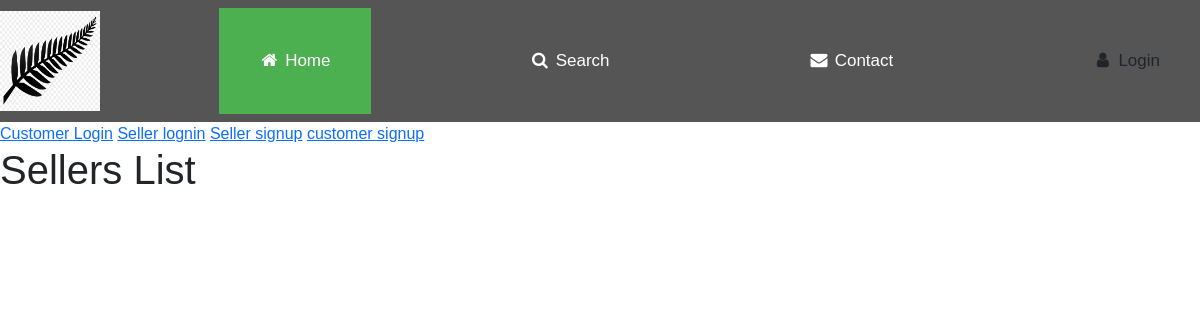
/, run on an earlier commit of the app's database.
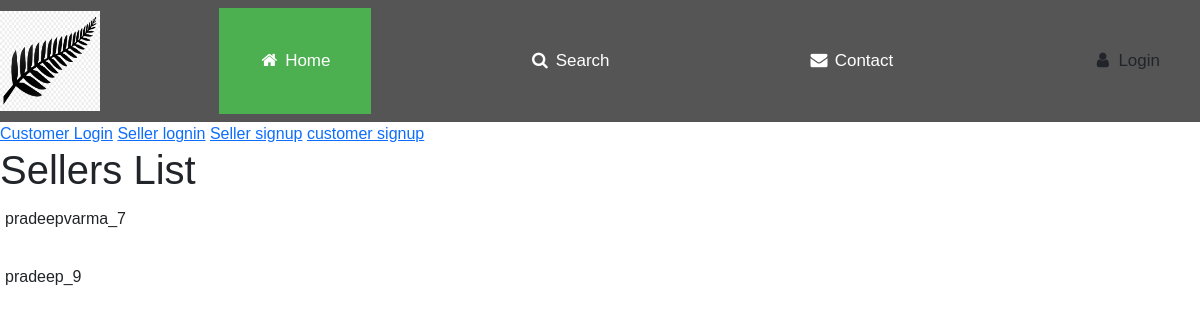
And on a later commit of the database.
### accounts/models.py (models this page shows)
class Seller(models.Model):
    user = models.OneToOneField(User, on_delete=models.CASCADE, primary_key=True)

class User(AbstractUser):
    is_customer = models.BooleanField(default=False)
    is_seller = models.BooleanField(default=False)

### accounts/views.py (the view)
# urls.py: path('',HomeF,name='homef'),
def HomeF(req):
    obj = Seller.objects.all()
    context ={
        'print' : obj
    }
    return render(req,'FirstPage.html',context)

### accounts/templates/FirstPage.html (shortened to what this page needs)
{% extends 'base.html' %}
{% load static %}
{% block body_block %}
<!DOCTYPE html>
<html>
<link rel="stylesheet" href="https://cdnjs.cloudflare.com/ajax/libs/font-awesome/4.7.0/css/font-awesome.min.css">
<body>
<div class="navbar">
<img src="{% static 'images/leaf.png' %}" height="100px" width="100px" align="left" onclick="image(this)">
  <a class="active" href="#"><i class="fa fa-fw fa-home"></i> Home</a>
  <a href="#"role="button" aria-pressed="true"><i class="fa fa-fw fa-search"></i> Search</a>
  <a href="#"role="button" aria-pressed="true"><i class="fa fa-fw fa-envelope"></i> Contact</a>
<a button onclick="document.getElementById('id01').style.display='block'" style="width:auto;" aria-pressed="true"><i class="fa fa-fw fa-user "></i> Login</a></button></a>
</div>
</body>
</html>
<a href="{% url 'clogin' %}">Customer Login</a>
<a href="{% url 'slogin' %}">Seller lognin</a>
<a href="{% url 'ssignup' %}" type="button" >Seller signup</a>
<a href="{% url 'csignup' %}" type="button" >customer signup</a>
<h1>Sellers List</h1>
    {% for i in print %}
    <table>
        <td>{{i.user.username}}</td>
    </table>
        <br>
    {% endfor %}
{% endblock %}

What changed in the data, as far as the page shows it:
added Seller: user.username "pradeepvarma_7"
added Seller: user.username "pradeep_9"
